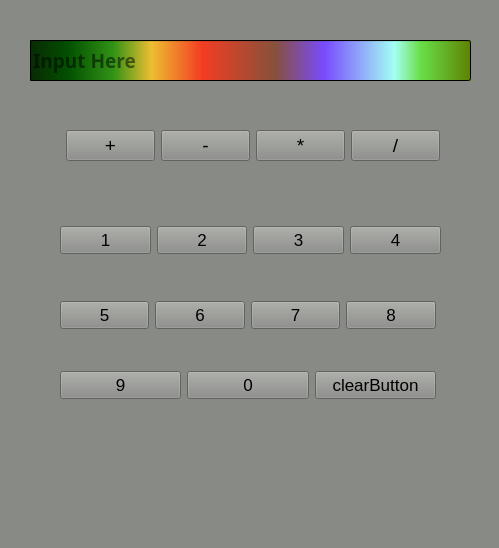
<?xml version="1.0" encoding="UTF-8"?>
<ui version="4.0">
 <class>calculator</class>
 <widget class="QMainWindow" name="calculator">
  <property name="geometry">
   <rect>
    <x>0</x>
    <y>0</y>
    <width>499</width>
    <height>548</height>
   </rect>
  </property>
  <property name="windowTitle">
   <string>Calculator</string>
  </property>
  <property name="layoutDirection">
   <enum>Qt::RightToLeft</enum>
  </property>
  <property name="styleSheet">
   <string notr="true">background-color:rgb(136, 138, 133)</string>
  </property>
  <widget class="QWidget" name="centralwidget">
   <widget class="QLineEdit" name="inputEdit">
    <property name="geometry">
     <rect>
      <x>30</x>
      <y>40</y>
      <width>441</width>
      <height>41</height>
     </rect>
    </property>
    <property name="font">
     <font>
      <family>Ubuntu Condensed</family>
      <pointsize>14</pointsize>
      <weight>75</weight>
      <bold>true</bold>
     </font>
    </property>
    <property name="toolTip">
     <string>&lt;html&gt;&lt;head/&gt;&lt;body&gt;&lt;p&gt;Input Here&lt;/p&gt;&lt;p&gt;&lt;br/&gt;&lt;/p&gt;&lt;/body&gt;&lt;/html&gt;</string>
    </property>
    <property name="layoutDirection">
     <enum>Qt::RightToLeft</enum>
    </property>
    <property name="styleSheet">
     <string notr="true">background-color: qlineargradient(spread:pad, x1:0, y1:0, x2:1, y2:0, stop:0 rgba(9, 41, 4, 255), stop:0.085 rgba(2, 79, 0, 255), stop:0.19 rgba(50, 147, 22, 255), stop:0.275 rgba(236, 191, 49, 255), stop:0.39 rgba(243, 61, 34, 255), stop:0.555 rgba(135, 81, 60, 255), stop:0.667 rgba(121, 75, 255, 255), stop:0.825 rgba(164, 255, 244, 255), stop:0.885 rgba(104, 222, 71, 255), stop:1 rgba(93, 128, 0, 255));</string>
    </property>
    <property name="text">
     <string/>
    </property>
    <property name="placeholderText">
     <string>Input Here</string>
    </property>
   </widget>
   <widget class="QWidget" name="gridLayoutWidget">
    <property name="geometry">
     <rect>
      <x>60</x>
      <y>120</y>
      <width>386</width>
      <height>51</height>
     </rect>
    </property>
    <layout class="QGridLayout" name="gridLayout">
     <property name="leftMargin">
      <number>6</number>
     </property>
     <property name="topMargin">
      <number>6</number>
     </property>
     <property name="rightMargin">
      <number>6</number>
     </property>
     <property name="bottomMargin">
      <number>6</number>
     </property>
     <item row="0" column="0">
      <widget class="QPushButton" name="divButton">
       <property name="font">
        <font>
         <pointsize>14</pointsize>
        </font>
       </property>
       <property name="text">
        <string>/</string>
       </property>
      </widget>
     </item>
     <item row="0" column="1">
      <widget class="QPushButton" name="mulButton">
       <property name="font">
        <font>
         <pointsize>14</pointsize>
        </font>
       </property>
       <property name="text">
        <string>*</string>
       </property>
      </widget>
     </item>
     <item row="0" column="2">
      <widget class="QPushButton" name="minusButton">
       <property name="font">
        <font>
         <pointsize>14</pointsize>
        </font>
       </property>
       <property name="text">
        <string>-</string>
       </property>
      </widget>
     </item>
     <item row="0" column="3">
      <widget class="QPushButton" name="plusButton">
       <property name="font">
        <font>
         <pointsize>14</pointsize>
        </font>
       </property>
       <property name="text">
        <string>+</string>
       </property>
      </widget>
     </item>
    </layout>
   </widget>
   <widget class="QWidget" name="verticalLayoutWidget">
    <property name="geometry">
     <rect>
      <x>60</x>
      <y>220</y>
      <width>381</width>
      <height>41</height>
     </rect>
    </property>
    <property name="font">
     <font>
      <pointsize>13</pointsize>
     </font>
    </property>
    <layout class="QHBoxLayout" name="horizontalLayout">
     <item>
      <widget class="QPushButton" name="fourButton">
       <property name="font">
        <font>
         <pointsize>13</pointsize>
        </font>
       </property>
       <property name="text">
        <string>4</string>
       </property>
      </widget>
     </item>
     <item>
      <widget class="QPushButton" name="treeButton">
       <property name="font">
        <font>
         <pointsize>13</pointsize>
        </font>
       </property>
       <property name="text">
        <string>3</string>
       </property>
      </widget>
     </item>
     <item>
      <widget class="QPushButton" name="twoButton">
       <property name="font">
        <font>
         <pointsize>13</pointsize>
        </font>
       </property>
       <property name="text">
        <string>2</string>
       </property>
      </widget>
     </item>
     <item>
      <widget class="QPushButton" name="oneButton">
       <property name="font">
        <font>
         <pointsize>13</pointsize>
        </font>
       </property>
       <property name="text">
        <string>1</string>
       </property>
      </widget>
     </item>
    </layout>
   </widget>
   <widget class="QWidget" name="verticalLayoutWidget_2">
    <property name="geometry">
     <rect>
      <x>60</x>
      <y>300</y>
      <width>376</width>
      <height>30</height>
     </rect>
    </property>
    <property name="font">
     <font>
      <pointsize>13</pointsize>
     </font>
    </property>
    <layout class="QHBoxLayout" name="horizontalLayout_2">
     <item>
      <widget class="QPushButton" name="eightButton">
       <property name="font">
        <font>
         <pointsize>13</pointsize>
        </font>
       </property>
       <property name="text">
        <string>8</string>
       </property>
      </widget>
     </item>
     <item>
      <widget class="QPushButton" name="sevenButton">
       <property name="font">
        <font>
         <pointsize>13</pointsize>
        </font>
       </property>
       <property name="text">
        <string>7</string>
       </property>
      </widget>
     </item>
     <item>
      <widget class="QPushButton" name="sixButton">
       <property name="font">
        <font>
         <pointsize>13</pointsize>
        </font>
       </property>
       <property name="text">
        <string>6</string>
       </property>
      </widget>
     </item>
     <item>
      <widget class="QPushButton" name="fiveButton">
       <property name="font">
        <font>
         <pointsize>13</pointsize>
        </font>
       </property>
       <property name="text">
        <string>5</string>
       </property>
      </widget>
     </item>
    </layout>
   </widget>
   <widget class="QWidget" name="verticalLayoutWidget_3">
    <property name="geometry">
     <rect>
      <x>60</x>
      <y>370</y>
      <width>376</width>
      <height>30</height>
     </rect>
    </property>
    <property name="font">
     <font>
      <pointsize>13</pointsize>
     </font>
    </property>
    <layout class="QHBoxLayout" name="horizontalLayout_3">
     <item>
      <widget class="QPushButton" name="zeroButton_2">
       <property name="font">
        <font>
         <pointsize>13</pointsize>
        </font>
       </property>
       <property name="text">
        <string>clearButton</string>
       </property>
      </widget>
     </item>
     <item>
      <widget class="QPushButton" name="zeroButton">
       <property name="font">
        <font>
         <pointsize>13</pointsize>
        </font>
       </property>
       <property name="text">
        <string>0</string>
       </property>
      </widget>
     </item>
     <item>
      <widget class="QPushButton" name="nineButton">
       <property name="font">
        <font>
         <pointsize>13</pointsize>
        </font>
       </property>
       <property name="text">
        <string>9</string>
       </property>
      </widget>
     </item>
    </layout>
   </widget>
  </widget>
  <widget class="QMenuBar" name="menubar">
   <property name="geometry">
    <rect>
     <x>0</x>
     <y>0</y>
     <width>499</width>
     <height>22</height>
    </rect>
   </property>
  </widget>
  <widget class="QStatusBar" name="statusbar"/>
 </widget>
 <resources/>
 <connections/>
</ui>
